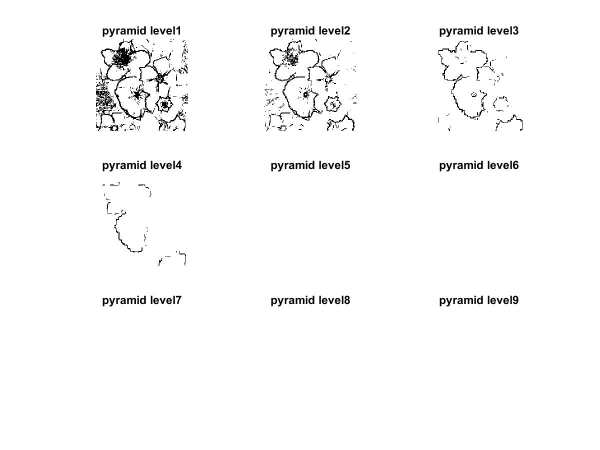
%> input picture assignment1/part 3/output/flowergray.jpg, 1200 x 900 px (shown at 1/2 size)
$ octave part2.m   (GNU Octave 9; MATLAB toolbox functions it lacks are replaced by stand-ins)
%> lines starting %> are read from the running program, lines starting %| are printed output that depends on the picture
boxFilter = [1/4 1/4; 1/4 1/4];

filenames = {'images/flowergray.jpg', 'images/CARTOON.jpg', 'images/kitty.jpg', 'images/polarcities.jpg', 'images/text.jpg', };


for fileIndex = 1:numel(filenames)

  % --------------------------
  % Gaussian pyramid
  % --------------------------

  filename = filenames{fileIndex};
  img = im2double(imread(filename));
%> img: size 900x1200x3 double; min 0, max 1, mean 0.979

  numLevels = log2(size(img,1))+1;
%> numLevels = 10.81
  pyramidImages = cell(1,numLevels);
%> pyramidImages = {[], [], [], [], [], [], [], [], [], []}
  pyramidImages{1} = img;

  for i = 1:numLevels-1
    shape = size(pyramidImages{i});
    out = pyramidImages{i};
    out = imfilter(out, boxFilter);

    out = out(1:2:shape(1), 1:2:shape(2));
    pyramidImages{i+1} = out;
  end
%> this loop made 9 passes
%> shape on passes 1 to 8: [900 1200 3], [450 600], [225 300], [113 150], [57 75], [29 38], [15 19], [8 10]
%> (shape, out) on pass 9: ([4 5], [0.963 0.964 0.343; 0.754 0.75 0.26])
%> pass 1, `out = imfilter(out, boxFilter);`:
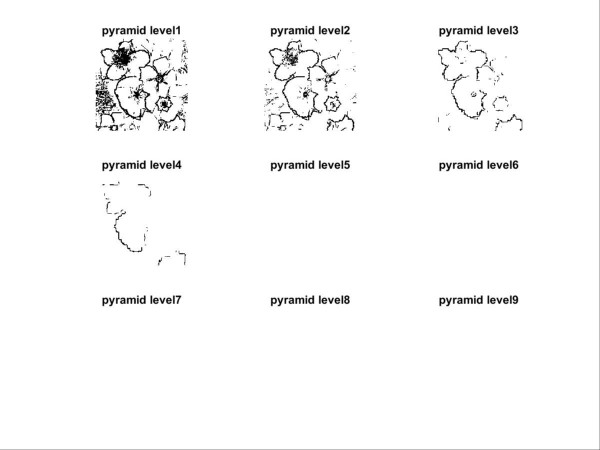
%> out: size 900x1200x3 double (shown at 1/2 size); min 0, max 1, mean 0.978
%> pass 1, `out = out(1:2:shape(1), 1:2:shape(2));`:
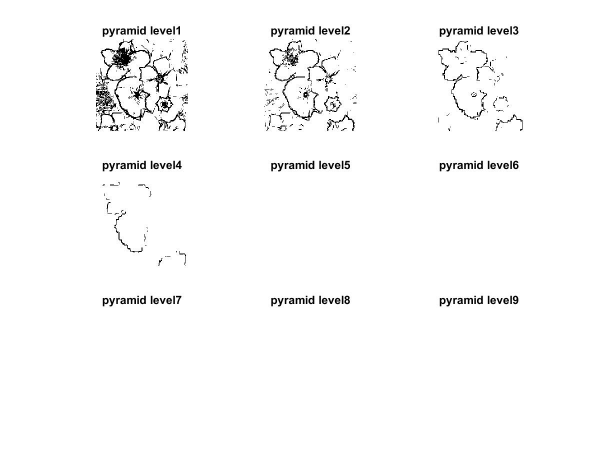
%> out: size 450x600 double; min 0, max 1, mean 0.979
%> pass 2, `out = imfilter(out, boxFilter);`:
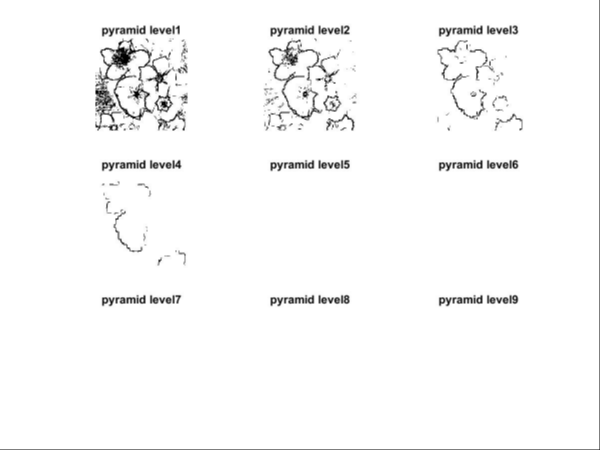
%> out: size 450x600 double; min 0, max 1, mean 0.977
%> pass 2, `out = out(1:2:shape(1), 1:2:shape(2));`:
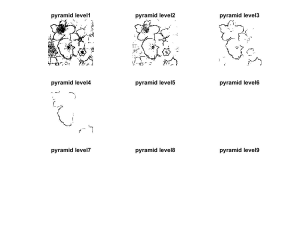
%> out: size 225x300 double; min 0, max 1, mean 0.979
%> after the loop, pyramidImages = 10 items

  % Sanity check. The last 1x1 image should contain the mean of the original image.
%> (the run ends here)
